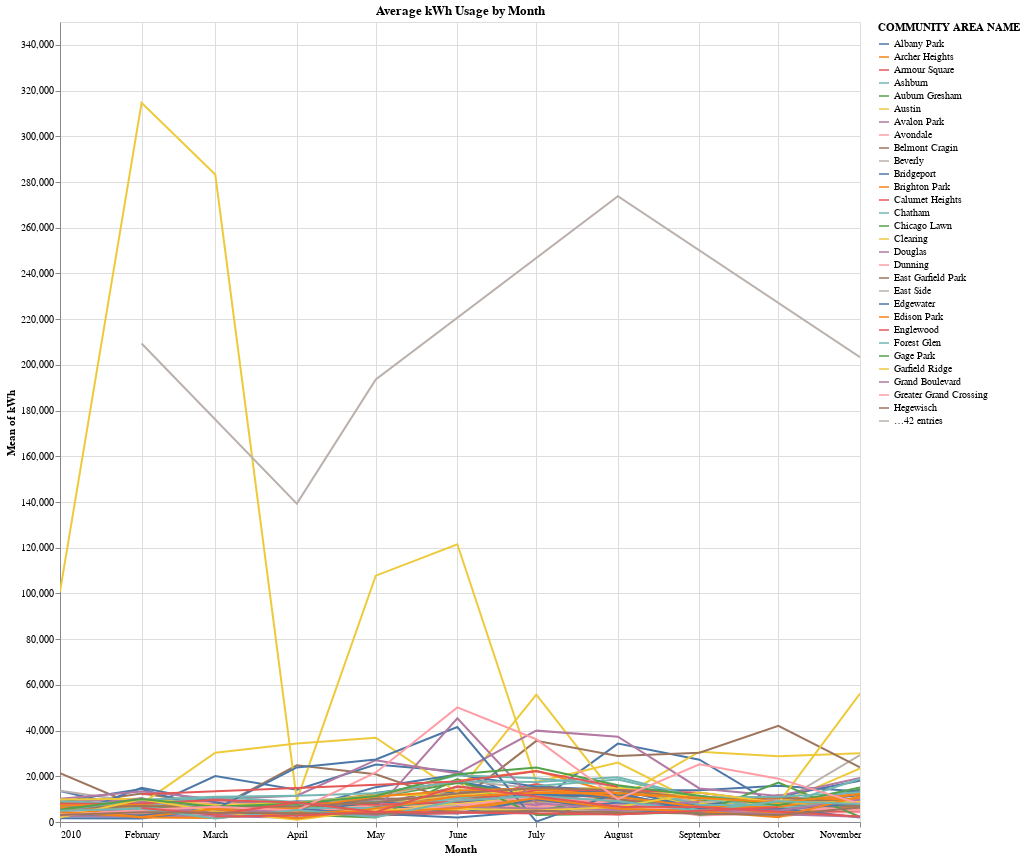

The notebook cell saved with this chart:
### Code cell
# Create the Altair interactive chart
brush = alt.selection_interval(encodings=['x', 'y'])

alt.Chart(melt).mark_line().encode(
    x='Month:T',
    y='mean(kWh)',
    color='COMMUNITY AREA NAME:N',
    tooltip=['Month', 'mean(kWh)', 'COMMUNITY AREA NAME']
).properties(
    width=800,
    height=800,
    title='Average kWh Usage by Month'
).add_selection(
        brush
).interactive(bind_y=False)

### Figure 1 — Vega-Lite specification as saved in the notebook (floating-point values rounded to 4 significant figures; data arrays with more than 128 entries replaced by an {"elided": "..."} marker saying what was removed)
{"config": {"view": {"continuousWidth": 400, "continuousHeight": 300}}, "data": {"name": "data-85a082aa779462f6db14a308b2fe7d94"}, "mark": "line", "encoding": {"color": {"field": "COMMUNITY AREA NAME", "type": "nominal"}, "tooltip": [{"field": "Month", "type": "nominal"}, {"aggregate": "mean", "field": "kWh", "type": "quantitative"}, {"field": "COMMUNITY AREA NAME", "type": "nominal"}], "x": {"field": "Month", "type": "temporal"}, "y": {"aggregate": "mean", "field": "kWh", "type": "quantitative"}}, "height": 800, "selection": {"selector001": {"type": "interval", "encodings": ["x", "y"]}, "selector002": {"type": "interval", "bind": "scales", "encodings": ["x"]}}, "title": "Average kWh Usage by Month", "width": 800, "$schema": "https://vega.github.io/schema/vega-lite/v4.17.0.json", "datasets": {"data-85a082aa779462f6db14a308b2fe7d94": {"elided": "5000 records"}}}
